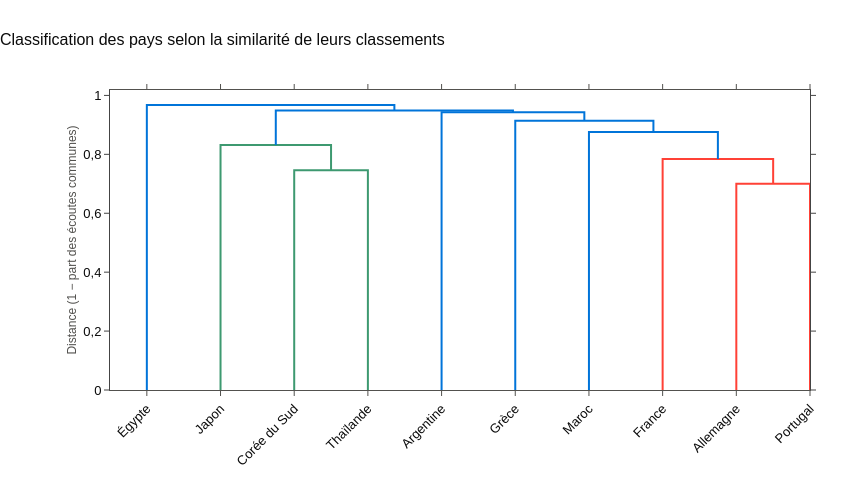

Here is the notebook cell this chart was saved with:
### Markdown cell above
La partie 5.1 a fait apparaître des proximités entre certains pays. Cette partie les systématise au moyen d'une classification ascendante hiérarchique. La distance entre deux pays est définie comme le complément de la part moyenne des écoutes allant à des titres communs : plus deux classements partagent d'écoutes, plus les pays sont proches. Les pays sont ensuite regroupés pas à pas, des plus proches aux plus éloignés, ce qui permet de faire apparaître des groupes de pays aux profils d'écoute voisins.

### Code cell
# 1. Matrice de distance : 1 - part moyenne des écoutes allant à des titres communs
sim_ecoutes = matrice("part_ecoutes") / 100
distance = 1-sim_ecoutes.fillna(1)
dist = squareform(distance.to_numpy(), checks=False)
noms_pays = distance.index.tolist()

Z = linkage(dist, method="average")

# On suit les groupes formés à chaque étape pour afficher des noms_pays lisibles
groupes = {i: [nom] for i, nom in enumerate(noms_pays)}
for etape, (g1, g2, hauteur, taille) in enumerate(Z, start=1):
    g1, g2 = int(g1), int(g2)
    nouveau = groupes[g1] + groupes[g2]
    groupes[len(noms_pays) + etape - 1] = nouveau
    print(f"Étape {etape} : {', '.join(groupes[g1])}  +  {', '.join(groupes[g2])}"
          f"  ->  distance {hauteur:.3f}")

# 2. Dendrogramme Plotly, avec nos distances et la méthode de la moyenne
fig = ff.create_dendrogram(
    distance.to_numpy(),
    labels=noms_pays,
    distfun=lambda x: dist,                                # on fournit nos propres distances
    linkagefun=lambda d: linkage(d, method="average"),     # même méthode qu'avant
    color_threshold=0.85,                                  # hauteur de coupe pour colorer les groupes
)
fig.update_layout(title="Classification des pays selon la similarité de leurs classements",
                  yaxis_title="Distance (1 − part des écoutes communes)",
                  width=850, height=500)
fig.update_xaxes(tickangle=-45)
fig.show()

### Figure 1 — Plotly figure (JSON) as saved in the notebook; plotly's stock layout.template omitted (floating-point values rounded to 4 significant figures)
{"data": [{"hoverinfo": "text", "marker": {"color": "rgb(61,153,112)"}, "mode": "lines", "type": "scatter", "x": [25.0, 25.0, 35.0, 35.0], "xaxis": "x", "y": [0.0, 0.746, 0.746, 0.0], "yaxis": "y"}, {"hoverinfo": "text", "marker": {"color": "rgb(61,153,112)"}, "mode": "lines", "type": "scatter", "x": [15.0, 15.0, 30.0, 30.0], "xaxis": "x", "y": [0.0, 0.8315, 0.8315, 0.746], "yaxis": "y"}, {"hoverinfo": "text", "marker": {"color": "rgb(255,65,54)"}, "mode": "lines", "type": "scatter", "x": [85.0, 85.0, 95.0, 95.0], "xaxis": "x", "y": [0.0, 0.7, 0.7, 0.0], "yaxis": "y"}, {"hoverinfo": "text", "marker": {"color": "rgb(255,65,54)"}, "mode": "lines", "type": "scatter", "x": [75.0, 75.0, 90.0, 90.0], "xaxis": "x", "y": [0.0, 0.7845, 0.7845, 0.7], "yaxis": "y"}, {"hoverinfo": "text", "marker": {"color": "rgb(0,116,217)"}, "mode": "lines", "type": "scatter", "x": [65.0, 65.0, 82.5, 82.5], "xaxis": "x", "y": [0.0, 0.876, 0.876, 0.7845], "yaxis": "y"}, {"hoverinfo": "text", "marker": {"color": "rgb(0,116,217)"}, "mode": "lines", "type": "scatter", "x": [55.0, 55.0, 73.75, 73.75], "xaxis": "x", "y": [0.0, 0.9138, 0.9138, 0.876], "yaxis": "y"}, {"hoverinfo": "text", "marker": {"color": "rgb(0,116,217)"}, "mode": "lines", "type": "scatter", "x": [45.0, 45.0, 64.38, 64.38], "xaxis": "x", "y": [0.0, 0.9426, 0.9426, 0.9138], "yaxis": "y"}, {"hoverinfo": "text", "marker": {"color": "rgb(0,116,217)"}, "mode": "lines", "type": "scatter", "x": [22.5, 22.5, 54.69, 54.69], "xaxis": "x", "y": [0.8315, 0.9487, 0.9487, 0.9426], "yaxis": "y"}, {"hoverinfo": "text", "marker": {"color": "rgb(0,116,217)"}, "mode": "lines", "type": "scatter", "x": [5.0, 5.0, 38.59, 38.59], "xaxis": "x", "y": [0.0, 0.9674, 0.9674, 0.9487], "yaxis": "y"}], "layout": {"autosize": false, "height": 500, "hovermode": "closest", "showlegend": false, "title": {"text": "Classification des pays selon la similarité de leurs classements"}, "width": 850, "xaxis": {"mirror": "allticks", "rangemode": "tozero", "showgrid": false, "showline": true, "showticklabels": true, "tickangle": -45, "tickmode": "array", "ticks": "outside", "ticktext": ["Égypte", "Japon", "Corée du Sud", "Thaïlande", "Argentine", "Grèce", "Maroc", "France", "Allemagne", "Portugal"], "tickvals": [5, 15, 25, 35, 45, 55, 65, 75, 85, 95], "type": "linear", "zeroline": false}, "yaxis": {"mirror": "allticks", "rangemode": "tozero", "showgrid": false, "showline": true, "showticklabels": true, "ticks": "outside", "title": {"text": "Distance (1 − part des écoutes communes)"}, "type": "linear", "zeroline": false}}}
